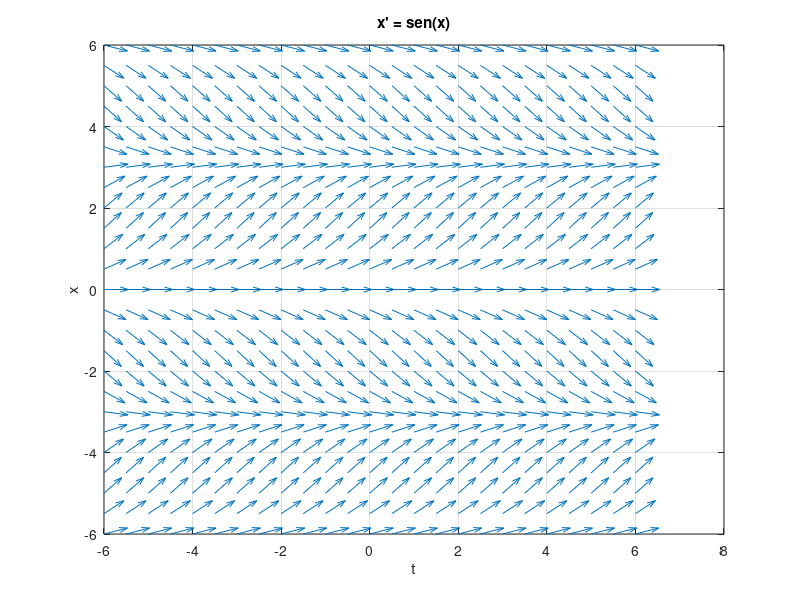

Recreate this plot in MATLAB.
f = @(t, x) sin(x);

t = -6:0.5:6;
x = -6:0.5:6;

[T, X] = meshgrid(t, x);

U = ones(size(T));
V = f(T, X);

N = sqrt(U.^2 + V.^2);
U = 0.55*(U ./ N);
V = 0.55*(V ./ N);

quiver(T, X, U, V, 'AutoScale', 'off');

grid on;

title('x'' = sen(x)');
xlabel('t');
ylabel('x');
